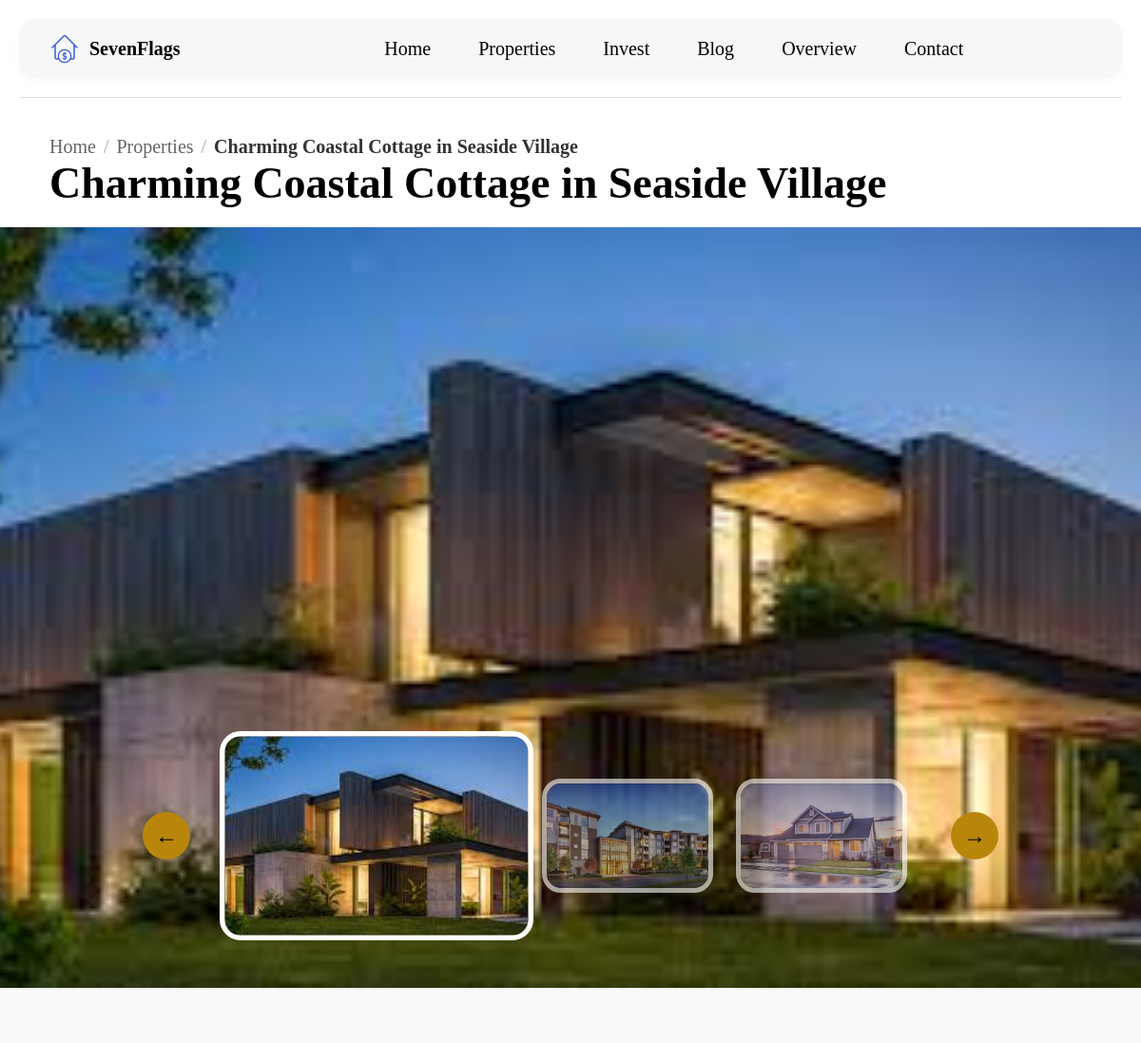
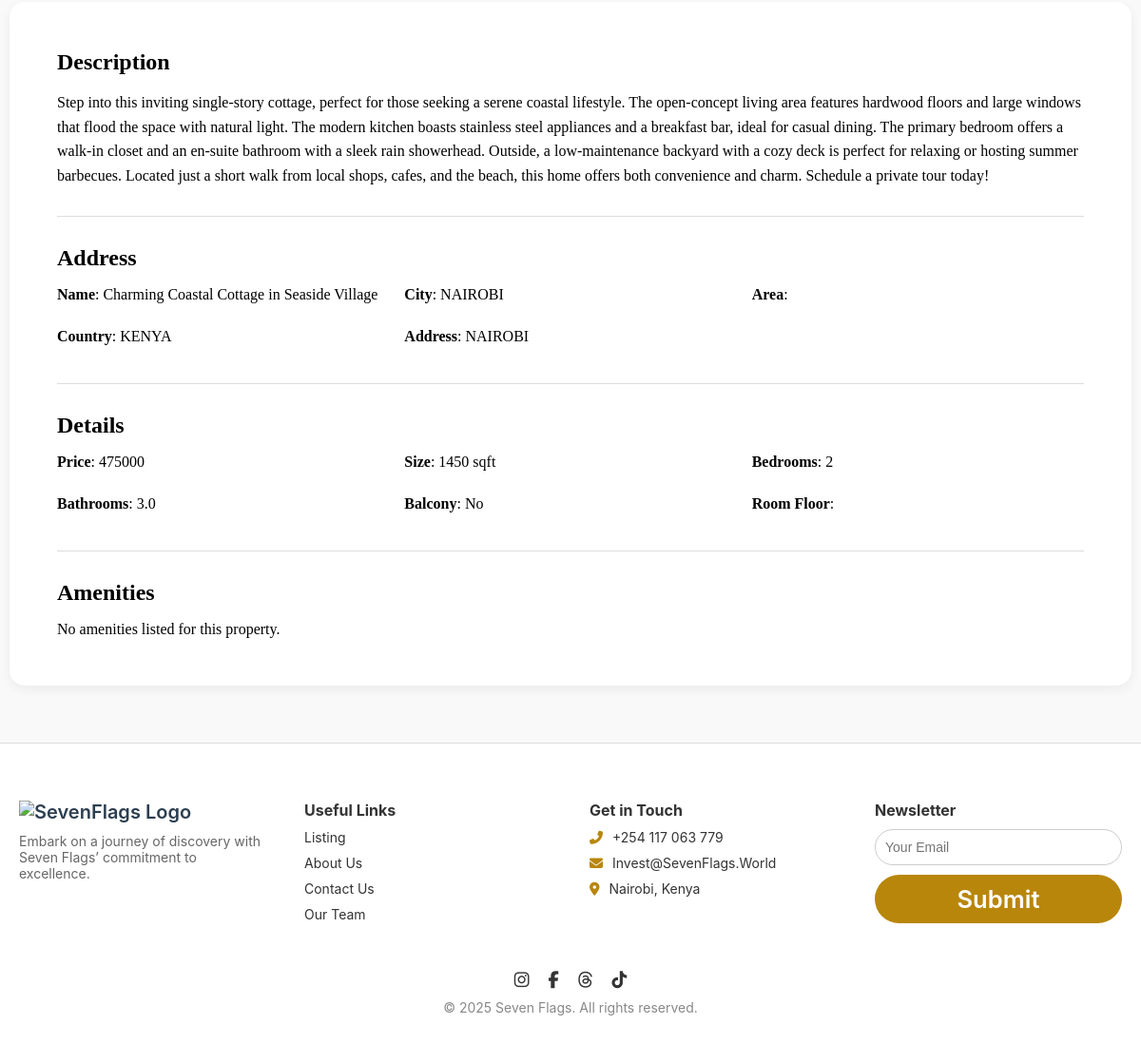
The page /property/4/ on the database its author committed (2 pictures, top to bottom).
### core/models.py (models this page shows, shortened)
class Property(models.Model):
    PROPERTY_CATEGORY = [
        ('Rent', 'Rent'),
        ('Sale', 'Sale'),
    ]
    featured_image = models.ForeignKey(
        'PropertyImage',
        on_delete=models.SET_NULL,
        null=True,
        blank=True,
        related_name='featured_for_property'
    )
    title = models.CharField(max_length=255)
    is_featured = models.BooleanField(default=False)
    description = models.TextField()
    purpose = models.CharField(max_length=4, choices=PROPERTY_CATEGORY)
    property_type = models.ForeignKey(PropertyType, on_delete=models.SET_NULL, null=True, blank=True)
    price = models.DecimalField(max_digits=12, decimal_places=2)
    address = models.CharField(max_length=255)
    city = models.ForeignKey(City, on_delete=models.PROTECT, related_name='properties')
    zipcode = models.CharField(max_length=20)
    bedrooms = models.PositiveIntegerField(null=True, blank=True)
    bathrooms = models.DecimalField(max_digits=3, decimal_places=1, null=True, blank=True)  # e.g., 1.5 baths
    sqft = models.PositiveIntegerField(null=True, blank=True)
    lot_size = models.DecimalField(max_digits=10, decimal_places=2, null=True, blank=True)  # in acres or sqft
    is_published = models.BooleanField(default=True)
    is_featured = models.BooleanField(default=False)
    view_count = models.PositiveIntegerField(default=0)
    listed_date = models.DateTimeField(auto_now_add=True)
    updated_date = models.DateTimeField(auto_now=True)
    class Meta:
        verbose_name_plural = 'Properties'

class PropertyImage(models.Model):
    property = models.ForeignKey(Property, on_delete=models.CASCADE, related_name='images')
    image = models.ImageField(upload_to='property_images/')
    alt_text = models.CharField(max_length=255, blank=True)
    is_primary = models.BooleanField(default=False, help_text="Automatically set as property thumbnail")
    class Meta:
        ordering = ['property', '-is_primary', 'id']

class City(models.Model):
    name = models.CharField(max_length=100)
    country = models.ForeignKey(Country, on_delete=models.CASCADE)
    image = models.ImageField(upload_to='city_images/', default='default_images/default_city.jpg')
    alt_text = models.CharField(max_length=255, blank=True)
    class Meta:
        unique_together = ('name', 'country')
        verbose_name_plural = 'Cities'

class Country(models.Model):
    name = models.CharField(max_length=100, unique=True)
    code = models.CharField(max_length=2, unique=True)  # ISO country code: 'KE', 'US'
    currency_code = models.CharField(max_length=3, default='KES')  # ISO 4217: 'KES', 'USD', 'EUR'
    flag_image = models.ImageField(upload_to='country_flag_images/', default='default_images/default_country_flag.jpg/')
    class Meta:
        verbose_name_plural = "Countries"

### core/views.py (the view)
# urls.py: path('property/<int:id>/', views.get_property_details, name='property_detail'),
def get_property_details(request, id):
    property = Property.objects.get(id=id)
    context = {
        'property': property
    }
    return render(request, 'core/property_detail.html', context)

### core/context_processors.py (called while the page is built)
def available_currencies(request):
    currencies = ExchangeRate.objects.values_list("target_currency", flat=True)
    return {
        "available_currencies": ["KES"] + list(currencies)  # Always include KES as base
    }

### core/templates/core/property_detail.html (shortened to what this page needs)
{% load static %}
<!DOCTYPE html>
<html lang="en">
<head>
  <link rel="stylesheet" href="https://cdnjs.cloudflare.com/ajax/libs/font-awesome/6.5.0/css/all.min.css">
  <link rel="stylesheet" href="https://cdn.jsdelivr.net/npm/swiper@11/swiper-bundle.min.css" />
  <link rel="stylesheet" href="{% static 'css/styles.css' %}" />
</head>
<body>
    <header class="site-header">
        <div class="header-container">
          <div class="website-logo">
            <img class="logo-monogram" src="{% static 'icons/Rent Home Section.svg' %}" alt="Seven Flags" />
            <div class="brand-name">SevenFlags</div>
          </div>
          <nav class="navbar" id="navbar">
            <a href="{% url 'core:home' %}">Home</a>
            <a href="{% url 'core:properties' %}">Properties</a>
            <a href="{% url 'core:invest' %}">Invest</a>
            <a href="{% url 'core:blog' %}">Blog</a>
            <a href="{% url 'core:about' %}">Overview</a>
            <a href="{% url 'core:contact' %}">Contact</a>
          </nav>
        </div>
      </header>
  <main>
    <section class="breadcrumb-section">
      <div class="breadcrumb-container">
        <div class="breadcrumb-wrapper">
          <div class="breadcrumb-links">
            <a href="{% url 'core:home' %}" class="breadcrumb-link">Home</a>
            <span class="breadcrumb-divider">/</span>
            <a href="{% url 'core:properties' %}" class="breadcrumb-link">Properties</a>
            <span class="breadcrumb-divider">/</span>
            <span class="breadcrumb-current">{{ property.title }}</span>
          </div>
          <div class="breadcrumb-title-wrap">
            <h1 class="breadcrumb-title">{{ property.title }}</h1>
          </div>
        </div>
      </div>
    </section>
    <section class="carousel-section">
      {% if property.images.all %}
        <img src="{{ property.featured_image.image.url }}" alt="Background" class="background-image" />
        <div class="carousel-container">
          <button class="scroll-btn left" onclick="scrollThumbnails(-1)">&#8592;</button>
          <div class="thumbnails" id="thumbnails">
            {% for image in property.images.all %}
              <img src="{{ image.image.url }}" alt="Property Photo {{ forloop.counter }}" />
            {% endfor %}
          </div>
          <button class="scroll-btn right" onclick="scrollThumbnails(1)">&#8594;</button>
        </div>
      {% else %}
        <p>No images available for this property.</p>
      {% endif %}
    </section>
    <section class="property-description-section">
      <div class="property-container">
        <div class="description-box">
          <h2>Description</h2>
          <p>{{ property.description|linebreaks }}</p>
        </div>
        <hr />
        <div class="address-box">
          <h2>Address</h2>
          <ul class="address-details">
            <li><strong>Name</strong>: {{ property.title }}</li>
            <li><strong>City</strong>: {{ property.city.name }}</li>
            <li><strong>Area</strong>: {{ property.area }}</li>
            <li><strong>Country</strong>: {{ property.city.country.name }}</li>
            <li><strong>Address</strong>: {{ property.address }}</li>
          </ul>
        </div>
        <hr />
        <div class="details-box">
          <h2>Details</h2>
          <ul class="details">
            <li><strong>Price</strong>: {{ property.currency }} {{ property.price|floatformat:0 }}</li>
            <li><strong>Size</strong>: {{ property.sqft }} sqft</li>
            <li><strong>Bedrooms</strong>: {{ property.bedrooms }}</li>
            <li><strong>Bathrooms</strong>: {{ property.bathrooms }}</li>
            <li><strong>Balcony</strong>: {% if property.has_balcony %}Yes{% else %}No{% endif %}</li>
            <li><strong>Room Floor</strong>: {{ property.floor }}</li>
          </ul>
        </div>
        <hr />
        <div class="amenities-box">
          <h2>Amenities</h2>
          {% if property.amenities.all %}
            <ul class="amenities-details">
              {% for amenity in property.amenities.all %}
                <li>{{ amenity.name }}</li>
              {% endfor %}
            </ul>
          {% else %}
            <p>No amenities listed for this property.</p>
          {% endif %}
        </div>
      </div>
    </section>
  </main>
  {% include 'partials/footer.html' %}
</body>
</html>

### core/templates/partials/footer.html (shortened to what this page needs)
{% load static %}
  <footer class="custom-footer">
    <div class="footer-content">
      <div class="footer-section about">
        <div class="footer-logo">
          <a href="{% url 'core:home' %}">
            <img src="{% static '/images/Icons/Seven Flags Logo 1.svg' %}" alt="SevenFlags Logo" class="logo-image">
        </a>
        </div>
        <p>Embark on a journey of discovery with Seven Flags’ commitment to excellence.</p>
      </div>
      <div class="footer-section links">
        <h4>Useful Links</h4>
        <ul>
          <li><a href="{% url 'core:properties' %}">Listing</a></li>
          <li><a href="{% url 'core:about' %}">About Us</a></li>
          <li><a href="{% url 'core:contact' %}">Contact Us</a></li>
          <li><a href="#">Our Team</a></li>
        </ul>
      </div>
      <div class="footer-section contact">
        <h4>Get in Touch</h4>
        <ul>
          <li><i class="fas fa-phone-alt"></i> +254 117 063 779
</li>
          <li><i class="fas fa-envelope"></i> Invest@SevenFlags.World
</li>
          <li><i class="fas fa-map-marker-alt"></i> Nairobi, Kenya</li>
        </ul>
      </div>
      <div class="footer-section newsletter">
        <h4>Newsletter</h4>
        <form method="POST" action="{% url 'core:subscribe_newsletter' %}">
          <input type="email" name="email" placeholder="Your Email" required />
          <button type="submit">Submit</button>
        </form>
      </div>
    </div>
    <div class="footer-bottom">
      <div class="social-icons">
        <a href="https://www.instagram.com/sevenflags_world?igsh=MXV1ZHVidjdhOTcyMQ==" title="Instagram"><i class="fab fa-instagram"></i></a>
        <a href="https://www.facebook.com/share/1AvUQxAAxu/?mibextid=wwXIfr" title="Facebook"><i class="fab fa-facebook-f"></i></a>
        <a href="https://www.threads.com/@sevenflags_world?igshid=NTc4MTIwNjQ2YQ==" title="Threads"><i class="fa-brands fa-threads"></i></a>
        <a href="#" title="TikTok"><i class="fa-brands fa-tiktok"></i></a>
      </div>
      <p>&copy; 2025 Seven Flags. All rights reserved.</p>
    </div>
  </footer>

### rows shown on the page
Property: title "Charming Coastal Cottage in Seaside Village", featured_image.image (picture), description "Step into this inviting single-story cottage, perfect for those seeking a serene coastal lifestyle. The open-concept living area features hardwood floors and large windows that flood the space with natural light. The modern kitchen boasts stainless steel appliances and a breakfast bar, ideal for casual dining. The primary bedroom offers a walk-in closet and an en-suite bathroom with a sleek rain showerhead. Outside, a low-maintenance backyard with a cozy deck is perfect for relaxing or hosting summer barbecues. Located just a short walk from local shops, cafes, and the beach, this home offers both convenience and charm. Schedule a private tour today!", city.name "NAIROBI", city.country.name "KENYA", address "NAIROBI", price "475000", sqft "1450", bedrooms "2", bathrooms "3.0"
PropertyImage: image (picture)
PropertyImage: image (picture)
PropertyImage: image (picture)
